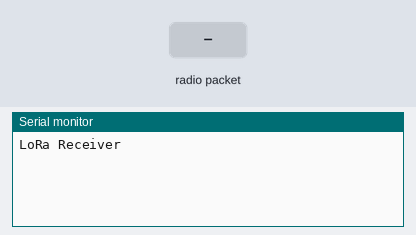
Simulated run of this sketch. Board: Arduino Uno, built with avr-gcc and run on an emulated ATmega328P. On the bench: the last lines printed to the serial monitor. The inputs (shaded band) are chosen by the test bench. No radio packets arrive unless stated.

Above: at 1.2 s.
1.3 s: radio packet "1" arrives
At 2.0 s:
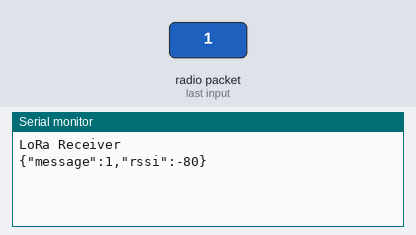
2.8 s: radio packet "0" arrives
At 3.2 s:
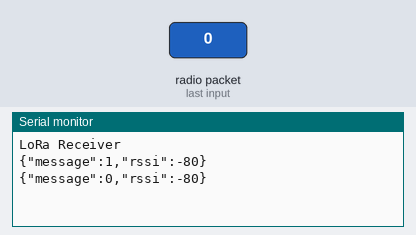
4.3 s: radio packet "2" arrives
At 5.5 s:
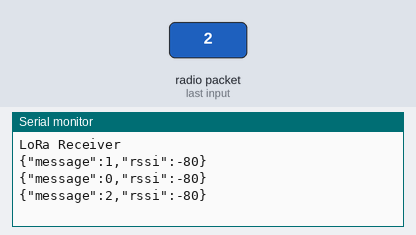

Measured:
- after the input at 1.3 s, the serial monitor: prints a new line at once (image 1)
- after the input at 2.8 s, the serial monitor: prints a new line at once (image 2)
- after the input at 4.3 s, the serial monitor: prints a new line at once (image 3)

The sketch:

lora_receiver.ino
```cpp
#include <SPI.h>
#include <LoRa.h>

String message;

void setup() {
  Serial.begin(9600);
  while (!Serial);

  Serial.println("LoRa Receiver");

  if (!LoRa.begin(915E6)) {
    Serial.println("Starting LoRa failed!");
    while (1);
  }
}

void loop() {
  int packetSize = LoRa.parsePacket();
  if (packetSize) {
    while (LoRa.available()) {
      message = message + (char)LoRa.read();
    }
    Serial.print("{\"message\":" + message);
    Serial.print(",\"rssi\":");
    Serial.print(LoRa.packetRssi());
    Serial.println("}");
    message = "";
  }
}
```
